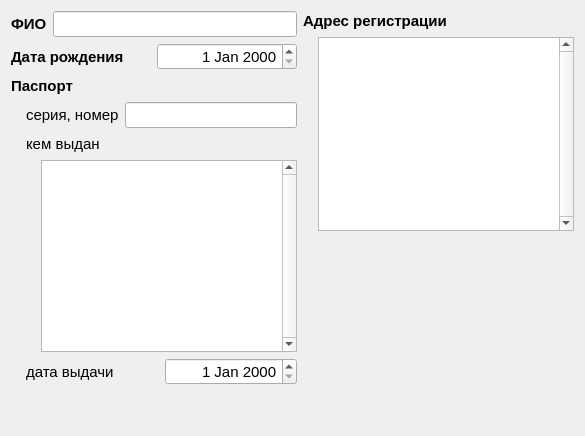
       <widget class="QWidget" name="pageNaturalPerson">
        <layout class="QHBoxLayout" name="horizontalLayout_42">
         <item>
          <layout class="QVBoxLayout" name="verticalLayout_6">
           <item>
            <layout class="QHBoxLayout" name="horizontalLayout_4">
             <item>
              <widget class="QLabel" name="label_7">
               <property name="font">
                <font>
                 <pointsize>11</pointsize>
                 <weight>75</weight>
                 <bold>true</bold>
                </font>
               </property>
               <property name="text">
                <string>ФИО</string>
               </property>
              </widget>
             </item>
             <item>
              <widget class="QLineEdit" name="leFullname">
               <property name="font">
                <font>
                 <pointsize>11</pointsize>
                </font>
               </property>
               <property name="text">
                <string/>
               </property>
               <property name="cursorPosition">
                <number>0</number>
               </property>
              </widget>
             </item>
            </layout>
           </item>
           <item>
            <layout class="QHBoxLayout" name="horizontalLayout_6">
             <item>
              <widget class="QLabel" name="label_3">
               <property name="font">
                <font>
                 <pointsize>11</pointsize>
                 <weight>75</weight>
                 <bold>true</bold>
                </font>
               </property>
               <property name="text">
                <string>Дата рождения</string>
               </property>
              </widget>
             </item>
             <item>
              <widget class="QDateEdit" name="deBirthDate">
               <property name="font">
                <font>
                 <pointsize>11</pointsize>
                </font>
               </property>
               <property name="alignment">
                <set>Qt::AlignRight|Qt::AlignTrailing|Qt::AlignVCenter</set>
               </property>
              </widget>
             </item>
            </layout>
           </item>
           <item>
            <layout class="QHBoxLayout" name="horizontalLayout_11">
             <item>
              <widget class="QLabel" name="label_26">
               <property name="font">
                <font>
                 <pointsize>11</pointsize>
                 <weight>75</weight>
                 <bold>true</bold>
                </font>
               </property>
               <property name="text">
                <string>Паспорт</string>
               </property>
              </widget>
             </item>
             <item>
              <spacer name="horizontalSpacer_3">
               <property name="orientation">
                <enum>Qt::Horizontal</enum>
               </property>
               <property name="sizeHint" stdset="0">
                <size>
                 <width>40</width>
                 <height>20</height>
                </size>
               </property>
              </spacer>
             </item>
            </layout>
           </item>
           <item>
            <layout class="QVBoxLayout" name="verticalLayout">
             <property name="leftMargin">
              <number>15</number>
             </property>
             <item>
              <layout class="QHBoxLayout" name="horizontalLayout_7">
               <item>
                <widget class="QLabel" name="label_27">
                 <property name="font">
                  <font>
                   <pointsize>11</pointsize>
                  </font>
                 </property>
                 <property name="text">
                  <string>серия, номер</string>
                 </property>
                </widget>
               </item>
               <item>
                <widget class="QLineEdit" name="lePptSeriesAndNumber">
                 <property name="font">
                  <font>
                   <pointsize>11</pointsize>
                  </font>
                 </property>
                 <property name="text">
                  <string/>
                 </property>
                 <property name="alignment">
                  <set>Qt::AlignRight|Qt::AlignTrailing|Qt::AlignVCenter</set>
                 </property>
                </widget>
               </item>
              </layout>
             </item>
             <item>
              <layout class="QHBoxLayout" name="horizontalLayout_9">
               <item>
                <widget class="QLabel" name="label_28">
                 <property name="font">
                  <font>
                   <pointsize>11</pointsize>
                  </font>
                 </property>
                 <property name="text">
                  <string>кем выдан</string>
                 </property>
                </widget>
               </item>
               <item>
                <spacer name="horizontalSpacer">
                 <property name="orientation">
                  <enum>Qt::Horizontal</enum>
                 </property>
                 <property name="sizeHint" stdset="0">
                  <size>
                   <width>40</width>
                   <height>20</height>
                  </size>
                 </property>
                </spacer>
               </item>
              </layout>
             </item>
             <item>
              <layout class="QHBoxLayout" name="horizontalLayout_10">
               <property name="spacing">
                <number>0</number>
               </property>
               <property name="leftMargin">
                <number>15</number>
               </property>
               <item>
                <widget class="QPlainTextEdit" name="ptPptIssuedBy">
                 <property name="font">
                  <font>
                   <pointsize>11</pointsize>
                  </font>
                 </property>
                 <property name="verticalScrollBarPolicy">
                  <enum>Qt::ScrollBarAlwaysOn</enum>
                 </property>
                 <property name="plainText">
                  <string/>
                 </property>
                </widget>
               </item>
              </layout>
             </item>
             <item>
              <layout class="QHBoxLayout" name="horizontalLayout_8">
               <item>
                <widget class="QLabel" name="label_29">
                 <property name="font">
                  <font>
                   <pointsize>11</pointsize>
                  </font>
                 </property>
                 <property name="text">
                  <string>дата выдачи</string>
                 </property>
                </widget>
               </item>
               <item>
                <widget class="QDateEdit" name="dePptIssueDate">
                 <property name="font">
                  <font>
                   <pointsize>11</pointsize>
                  </font>
                 </property>
                 <property name="alignment">
                  <set>Qt::AlignRight|Qt::AlignTrailing|Qt::AlignVCenter</set>
                 </property>
                </widget>
               </item>
              </layout>
             </item>
             <item>
              <spacer name="verticalSpacer_4">
               <property name="orientation">
                <enum>Qt::Vertical</enum>
               </property>
               <property name="sizeHint" stdset="0">
                <size>
                 <width>20</width>
                 <height>40</height>
                </size>
               </property>
              </spacer>
             </item>
            </layout>
           </item>
          </layout>
         </item>
         <item>
          <layout class="QVBoxLayout" name="verticalLayout_2">
           <item>
            <layout class="QHBoxLayout" name="horizontalLayout_13">
             <item>
              <widget class="QLabel" name="label_30">
               <property name="font">
                <font>
                 <pointsize>11</pointsize>
                 <weight>75</weight>
                 <bold>true</bold>
                </font>
               </property>
               <property name="text">
                <string>Адрес регистрации</string>
               </property>
              </widget>
             </item>
             <item>
              <spacer name="horizontalSpacer_7">
               <property name="orientation">
                <enum>Qt::Horizontal</enum>
               </property>
               <property name="sizeHint" stdset="0">
                <size>
                 <width>40</width>
                 <height>20</height>
                </size>
               </property>
              </spacer>
             </item>
            </layout>
           </item>
           <item>
            <layout class="QHBoxLayout" name="horizontalLayout_14">
             <property name="spacing">
              <number>0</number>
             </property>
             <property name="leftMargin">
              <number>15</number>
             </property>
             <item>
              <widget class="QPlainTextEdit" name="ptRegistrationAddress">
               <property name="font">
                <font>
                 <pointsize>11</pointsize>
                </font>
               </property>
               <property name="verticalScrollBarPolicy">
                <enum>Qt::ScrollBarAlwaysOn</enum>
               </property>
               <property name="plainText">
                <string/>
               </property>
              </widget>
             </item>
            </layout>
           </item>
           <item>
            <spacer name="verticalSpacer_3">
             <property name="orientation">
              <enum>Qt::Vertical</enum>
             </property>
             <property name="sizeHint" stdset="0">
              <size>
               <width>20</width>
               <height>40</height>
              </size>
             </property>
            </spacer>
           </item>
          </layout>
         </item>
        </layout>
       </widget>
